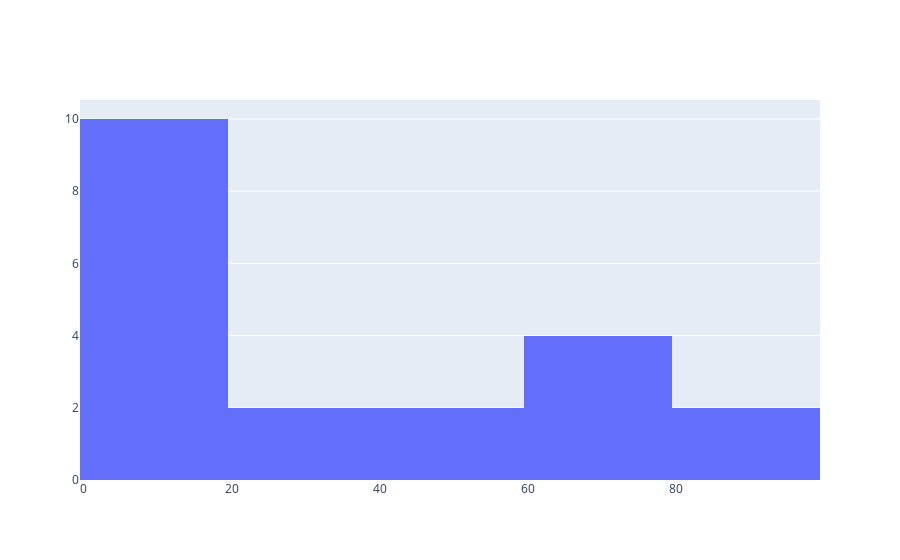

The notebook cell saved with this chart:
### Code cell
fig = go.Figure(data = [go.Histogram(x = x )])
fig.show()

### Figure 1 — Plotly figure (JSON) as saved in the notebook; plotly's stock layout.template omitted (floating-point values rounded to 4 significant figures)
{"data": [{"type": "histogram", "x": [1, 2, 3, 4, 5, 6, 7, 8, 55, 77, 33, 55, 66, 22, 12, 66, 77, 81, 99, 15]}], "layout": {}}
